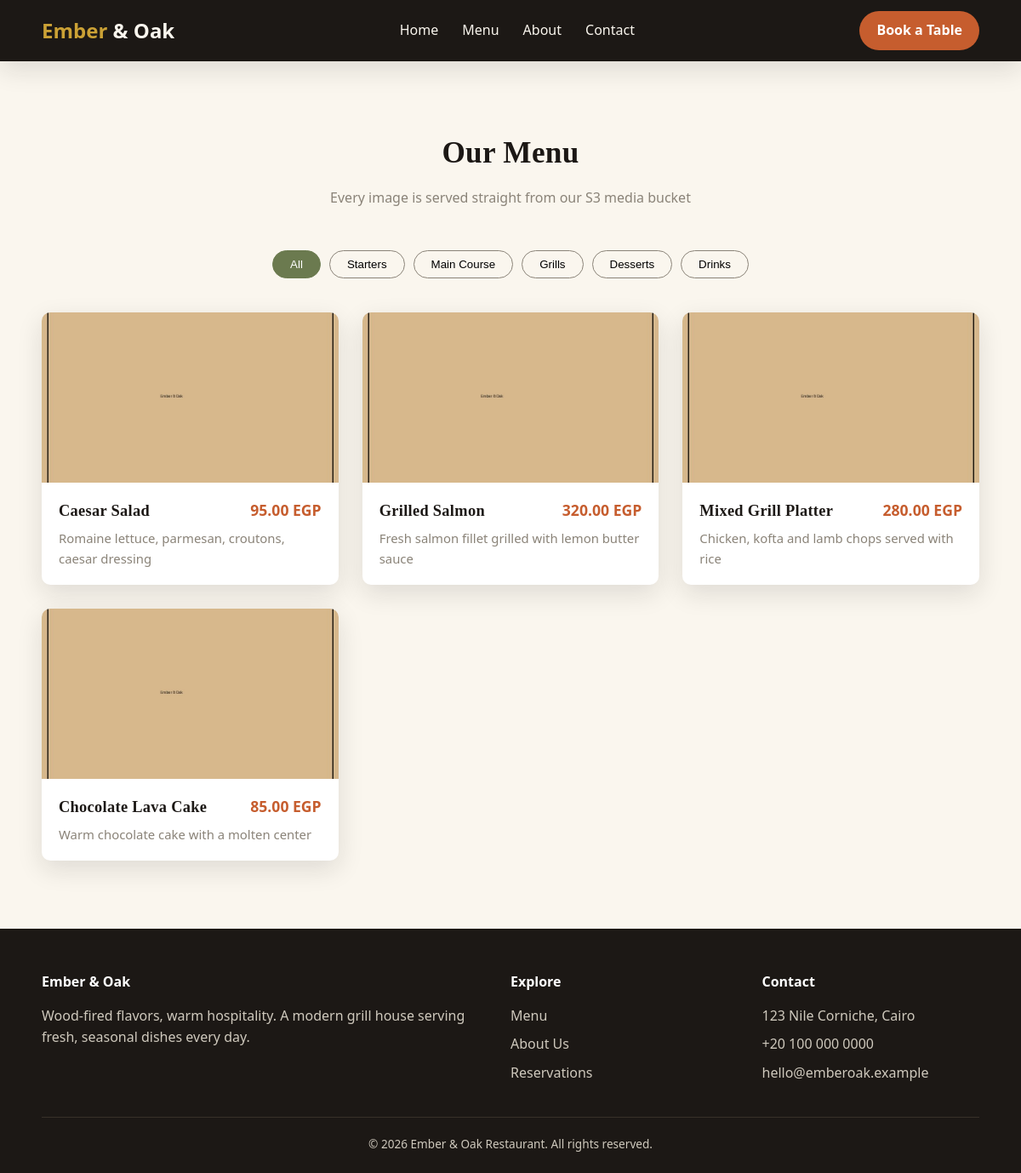
Page /menu.php on the committed database.
### tables this page shows
CREATE TABLE IF NOT EXISTS categories (
    id INT AUTO_INCREMENT PRIMARY KEY,
    name VARCHAR(100) NOT NULL,
    sort_order INT DEFAULT 0
);

CREATE TABLE IF NOT EXISTS menu_items (
    id INT AUTO_INCREMENT PRIMARY KEY,
    category_id INT,
    name VARCHAR(150) NOT NULL,
    description TEXT,
    price DECIMAL(10,2) NOT NULL,
    image_key VARCHAR(255),          
    image_url VARCHAR(500),          
    is_available TINYINT(1) DEFAULT 1,
    created_at TIMESTAMP DEFAULT CURRENT_TIMESTAMP,
    FOREIGN KEY (category_id) REFERENCES categories(id) ON DELETE SET NULL
);

### public/menu.php (the view, shortened to what this page needs)
<?php
$pdo = get_db();
$categories = $pdo->query("SELECT * FROM categories ORDER BY sort_order")->fetchAll();
$items = $pdo->query("
    SELECT m.*, c.name AS category_name
    FROM menu_items m
    LEFT JOIN categories c ON c.id = m.category_id
    ORDER BY c.sort_order, m.name
")->fetchAll();
require __DIR__ . '/partials/header.php';
?>
<section class="section">
  <div class="container">
    <h2 class="section-title">Our Menu</h2>
    <p class="section-subtitle">Every image is served straight from our S3 media bucket</p>
    <div class="menu-filters">
      <button class="active" data-category="all">All</button>
      <?php foreach ($categories as $cat): ?>
        <button data-category="<?= htmlspecialchars($cat['name']) ?>"><?= htmlspecialchars($cat['name']) ?></button>
      <?php endforeach; ?>
    </div>
    <div class="menu-grid">
      <?php foreach ($items as $item): ?>
        <div class="menu-card" data-category="<?= htmlspecialchars($item['category_name'] ?? '') ?>">
          <img src="<?= htmlspecialchars($item['image_url'] ?: 'assets/images/placeholder.jpg') ?>" alt="<?= htmlspecialchars($item['name']) ?>" loading="lazy">
          <div class="menu-card-body">
            <div class="menu-card-top">
              <h3><?= htmlspecialchars($item['name']) ?></h3>
              <span class="price"><?= number_format($item['price'], 2) ?> EGP</span>
            </div>
            <p><?= htmlspecialchars($item['description']) ?></p>
          </div>
        </div>
      <?php endforeach; ?>
    </div>
  </div>
</section>
<?php require __DIR__ . '/partials/footer.php'; ?>

### public/partials/header.php (shortened to what this page needs)
<!DOCTYPE html>
<html lang="en">
<head>
<link rel="stylesheet" href="assets/css/style.css">
</head>
<body>
<nav class="navbar">
  <div class="container">
    <a href="index.php" class="brand">Ember<span> &amp; Oak</span></a>
    <ul class="nav-links">
      <li><a href="index.php">Home</a></li>
      <li><a href="menu.php">Menu</a></li>
      <li><a href="about.php">About</a></li>
      <li><a href="contact.php">Contact</a></li>
    </ul>
    <a href="reserve.php" class="nav-cta">Book a Table</a>
  </div>
</nav>

### public/partials/footer.php (shortened to what this page needs)
<footer>
  <div class="container">
    <div class="footer-grid">
      <div>
        <h4>Ember &amp; Oak</h4>
        <p>Wood-fired flavors, warm hospitality. A modern grill house serving fresh, seasonal dishes every day.</p>
      </div>
      <div>
        <h4>Explore</h4>
        <ul>
          <li><a href="menu.php">Menu</a></li>
          <li><a href="about.php">About Us</a></li>
          <li><a href="reserve.php">Reservations</a></li>
        </ul>
      </div>
      <div>
        <h4>Contact</h4>
        <ul>
          <li>123 Nile Corniche, Cairo</li>
          <li>+20 100 000 0000</li>
          <li>hello@emberoak.example</li>
        </ul>
      </div>
    </div>
    <div class="footer-bottom">
      &copy; <?= date('Y') ?> Ember &amp; Oak Restaurant. All rights reserved.
    </div>
  </div>
</footer>
</body>
</html>

### public/assets/css/style.css (style rules this page uses)
:root { --charcoal: #1c1815; --cream: #faf6ee; --ember: #c65d2e; --ember-dark: #a2481f; --olive: #6b7a4f; --gold: #cba135; --muted: #8a8378; --radius: 10px; --shadow: 0 10px 30px rgba(28, 24, 21, 0.12); font-size: 16px; }
* { box-sizing: border-box; margin: 0; padding: 0; }
body { font-family: 'Segoe UI', Tahoma, Arial, sans-serif; background: var(--cream); color: var(--charcoal); line-height: 1.6; }
h1, h2, h3 { font-family: Georgia, 'Times New Roman', serif; letter-spacing: 0.3px; }
a { text-decoration: none; color: inherit; }
img { max-width: 100%; display: block; }
.container { max-width: 1150px; margin: 0 auto; padding: 0 24px; }
.navbar { position: sticky; top: 0; z-index: 100; background: var(--charcoal); color: var(--cream); box-shadow: var(--shadow); }
.navbar .container { display: flex; align-items: center; justify-content: space-between; height: 72px; }
.brand { font-size: 1.5rem; font-weight: bold; color: var(--gold); }
.brand span { color: var(--cream); }
.nav-links { display: flex; gap: 28px; list-style: none; }
.nav-links a { font-weight: 500; transition: color .2s; }
.nav-cta { background: var(--ember); color: #fff; padding: 10px 20px; border-radius: 30px; font-weight: 600; transition: background .2s; }
.section { padding: 80px 0; }
.section-title { text-align: center; margin-bottom: 12px; font-size: 2.2rem; }
.section-subtitle { text-align: center; color: var(--muted); margin-bottom: 48px; }
.menu-filters { display: flex; justify-content: center; flex-wrap: wrap; gap: 10px; margin-bottom: 40px; }
.menu-filters button { padding: 8px 20px; border-radius: 20px; border: 1px solid var(--muted); background: transparent; cursor: pointer; font-weight: 500; transition: all .2s; }
.menu-filters button.active, .menu-filters button:hover { background: var(--olive); color: #fff; border-color: var(--olive); }
.menu-grid { display: grid; grid-template-columns: repeat(auto-fit, minmax(280px, 1fr)); gap: 28px; }
.menu-card { background: #fff; border-radius: var(--radius); overflow: hidden; box-shadow: var(--shadow); transition: transform .2s; }
.menu-card img { height: 200px; width: 100%; object-fit: cover; background: #eee; }
.menu-card-body { padding: 18px 20px; }
.menu-card-top { display: flex; justify-content: space-between; align-items: baseline; margin-bottom: 6px; }
.menu-card-top h3 { font-size: 1.15rem; }
.price { color: var(--ember); font-weight: bold; font-size: 1.1rem; white-space: nowrap; }
.menu-card p { color: var(--muted); font-size: .93rem; }
footer { background: var(--charcoal); color: #cfc9bd; padding: 50px 0 24px; }
.footer-grid { display: grid; grid-template-columns: 2fr 1fr 1fr; gap: 40px; margin-bottom: 30px; }
.footer-grid h4 { color: #fff; margin-bottom: 14px; }
.footer-grid ul { list-style: none; }
.footer-grid li { margin-bottom: 8px; }
.footer-bottom { text-align: center; border-top: 1px solid #383129; padding-top: 20px; font-size: .85rem; }

### rows in the picture
categories: name "Starters"
categories: name "Main Course"
categories: name "Grills"
categories: name "Desserts"
categories: name "Drinks"
menu_items: name "Caesar Salad", price "95.00", description "Romaine lettuce, parmesan, croutons, caesar dressing"
menu_items: name "Grilled Salmon", price "320.00", description "Fresh salmon fillet grilled with lemon butter sauce"
menu_items: name "Mixed Grill Platter", price "280.00", description "Chicken, kofta and lamb chops served with rice"
menu_items: name "Chocolate Lava Cake", price "85.00", description "Warm chocolate cake with a molten center"
